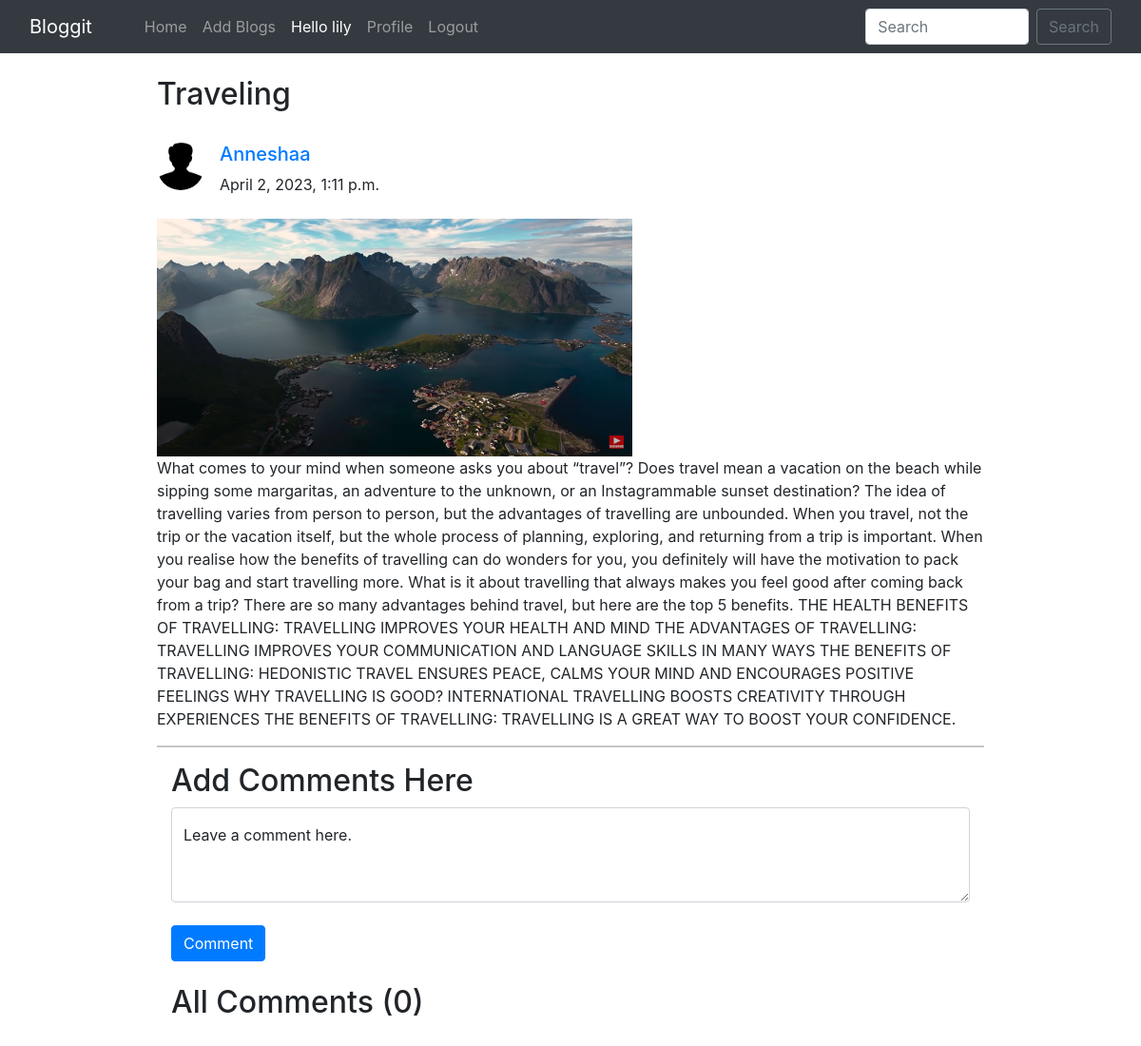
/blog/travel/ (signed in), run on the app's committed database.
### home/models.py (models this page shows, shortened)
class BlogPost(models.Model):
    title=models.CharField(max_length=255)
    author= models.ForeignKey(User, on_delete=models.CASCADE)
    slug=models.CharField(max_length=130)
    content=models.TextField()
    image = models.ImageField(upload_to="profile_pics", blank=True, null=True)
    dateTime=models.DateTimeField(auto_now_add=True)

class Profile(models.Model):
    user = models.OneToOneField(User, on_delete=models.CASCADE, blank=True, null=True)
    image = models.ImageField(upload_to="profile_pics", blank=True, null=True)
    bio = models.TextField(blank=True, null=True)
    phone_no = models.IntegerField(blank=True, null=True)
    facebook = models.CharField(max_length=300, blank=True, null=True)
    instagram = models.CharField(max_length=300, blank=True, null=True)
    linkedin = models.CharField(max_length=300, blank=True, null=True)

### home/views.py (the view)
# urls.py: path("blog/<str:slug>/", views.blogs_comments, name="blogs_comments"),
def blogs_comments(request, slug):
    post = BlogPost.objects.filter(slug=slug).first()
    comments = Comment.objects.filter(blog=post)
    if request.method=="POST":
        user = request.user
        content = request.POST.get('content','')
        blog_id =request.POST.get('blog_id','')
        comment = Comment(user = user, content = content, blog=post)
        comment.save()
    return render(request, "blog_comments.html", {'post':post, 'comments':comments})

### home/templates/blog_comments.html (shortened to what this page needs)
{% extends 'base.html' %}
{% block body %}
{% load humanize %}
<div class="container w-75 my-4">
      <h2 class="blog-post-title">{{post.title}}</h2>
      <br>
      <div class="media">
            {% if post.author.profile.image %}
            <img class="mr-3 rounded-circle" src="{{post.author.profile.image.url}}" width="50px" height="50px"
                  alt="image">
            {% endif %}
            <div class="media-body">
                  <h5 class="mt-0"><a href="/user_profile/{{post.author.id}}/">{{post.author}}
                        </a></h5>
                  {{post.dateTime}}
            </div>
      </div>
      <br>
      <img src="/media/{{post.image}}" alt="" height="250px" width="500px">
      <br>
      <p>{{post.content}}.</p>
      <hr>
      {% if user.is_authenticated %}
      <div class="container">
            <h2>Add Comments Here</h2>
            <form action="/blog/{{post.slug}}/" method="POST"> {% csrf_token %}
                  <div class="form-floating">
                        <textarea class="form-control" placeholder="Leave a comment here" id="floatingTextarea2"
                              style="height: 100px" id="content" name="content"></textarea>
                        <label for="floatingTextarea2">Leave a comment here.</label>
                        <br>
                        <button type="submit" class="btn btn-primary">Comment</button>
                  </div>
            </form>
            {% else %}
            <div class="container">
                  <h4><a href="/login/">Login</a> to post comments below.</h4>
                  {% endif %}
                  <br>
                  <h2>All Comments ({{comments.count}})</h2>
                  <br>
            </div>
      </div>
      {% endblock %}

### home/templates/base.html (shortened to what this page needs)
<!doctype html>
<html lang="en">
  <head>
    <link href="//maxcdn.bootstrapcdn.com/bootstrap/4.1.1/css/bootstrap.min.css" rel="stylesheet" id="bootstrap-css">
    <link href="https://cdn.jsdelivr.net/npm/bootstrap@5.0.2/dist/css/bootstrap.min.css" rel="stylesheet">
    <link rel="stylesheet" href="https://maxcdn.bootstrapcdn.com/bootstrap/4.0.0/css/bootstrap.min.css">
  </head>
  <body>
    <nav class="navbar navbar-expand-lg navbar-dark bg-dark sticky-top">
        <div class="container-fluid">
          <a class="navbar-brand" href="#">Bloggit</a>
          <div class="collapse navbar-collapse" id="navbarSupportedContent">
          <div class="container mx-3">
            <ul class="navbar-nav me-auto mb-2 mb-lg-0">
              <li class="nav-item">
                <a class="nav-link {% block homeactive %} {% endblock homeactive %}" aria-current="page" href="/">Home</a>
              </li>
              {% if user.is_authenticated %}
              <li class="nav-item">
                <a class="nav-link {% block add_blogs_active %} {% endblock add_blogs_active %}" href="/add_blogs/">Add Blogs</a>
              </li>
              <li class="nav-item">
                <a class="nav-link active" href="#">Hello {{request.user}}</a>
              </li>
              <li class="nav-item">
                <a class="nav-link {% block profileactive %} {% endblock profileactive %}" href="/profile/">Profile</a>
              </li>
              <li class="nav-item">
                <a class="nav-link" href="/logout/">Logout</a>
              </li>
              {% endif %}
            </ul>
            </div>
            <form class="d-flex" method="POST" action="/search/"> {% csrf_token %}
              <input class="form-control me-2" type="search" placeholder="Search" name="searched" id="searched" aria-label="Search">
              <button href="/search/" class="btn btn-outline-secondary" type="submit">Search</button>
            </form>
          </div>
        </div>
      </nav>
      {% block body %}
      {% endblock %}
</body>
</html>

### data on the page
BlogPost: title "Traveling", author.profile.image (picture), author "Anneshaa", dateTime "April 2, 2023, 1:11 p.m.", image (picture), content "What comes to your mind when someone asks you about “travel”? Does travel mean a vacation on the beach while sipping some margaritas, an adventure to the unknown, or an Instagrammable sunset destination? The idea of travelling varies from person to person, but the advantages of travelling are unbounded. When you travel, not the trip or the vacation itself, but the whole process of planning, exploring, and returning from a trip is important. When you realise how the benefits of travelling can do wonders for you, you definitely will have the motivation to pack your bag and start travelling more. What is it about travelling that always makes you feel good after coming back from a trip? There…"

### other printed values
{{ request.user }} "lily"
{{ comments.count }} "0"
